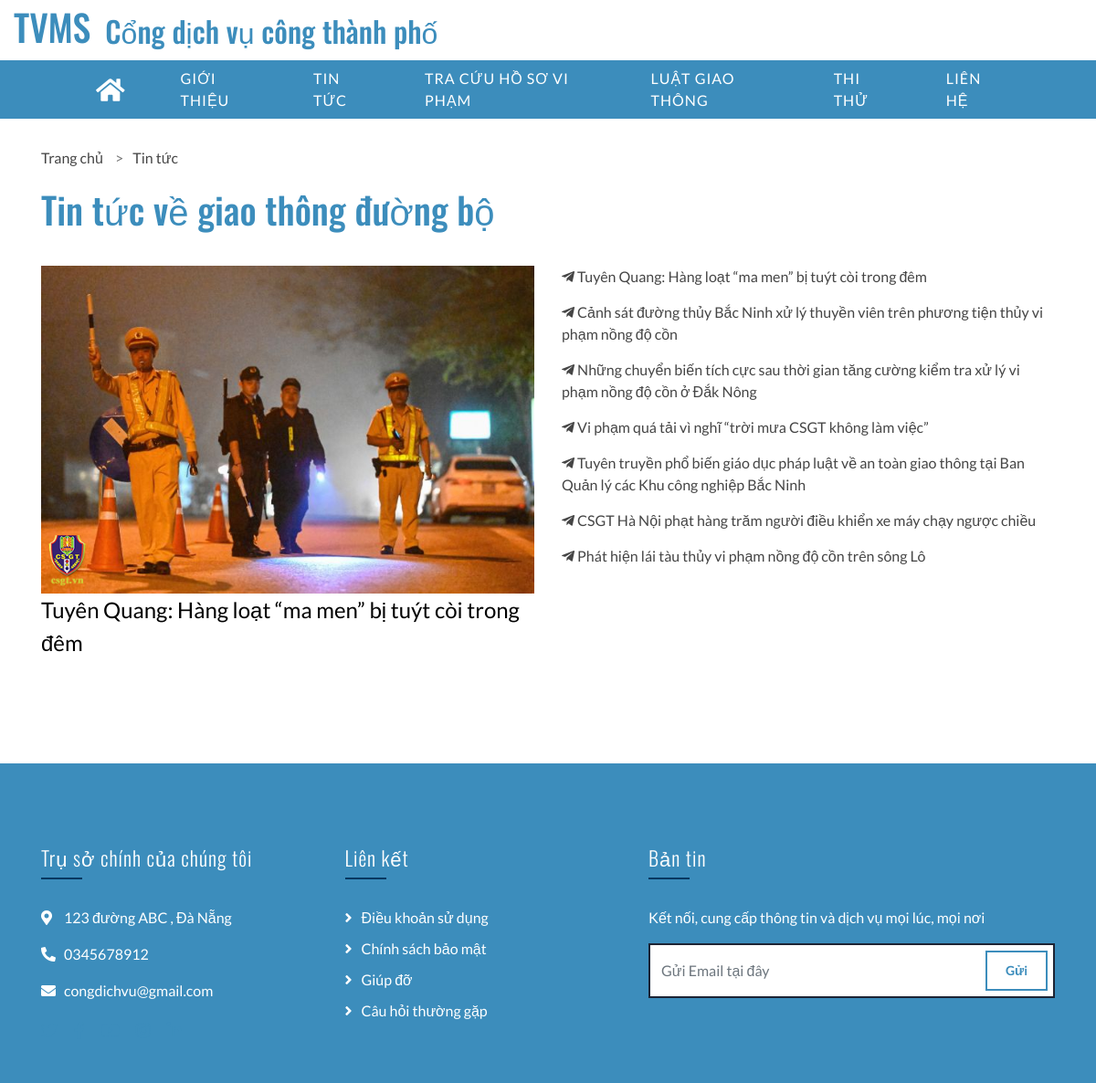
Page /cap-2/?page=news on the earlier database version.
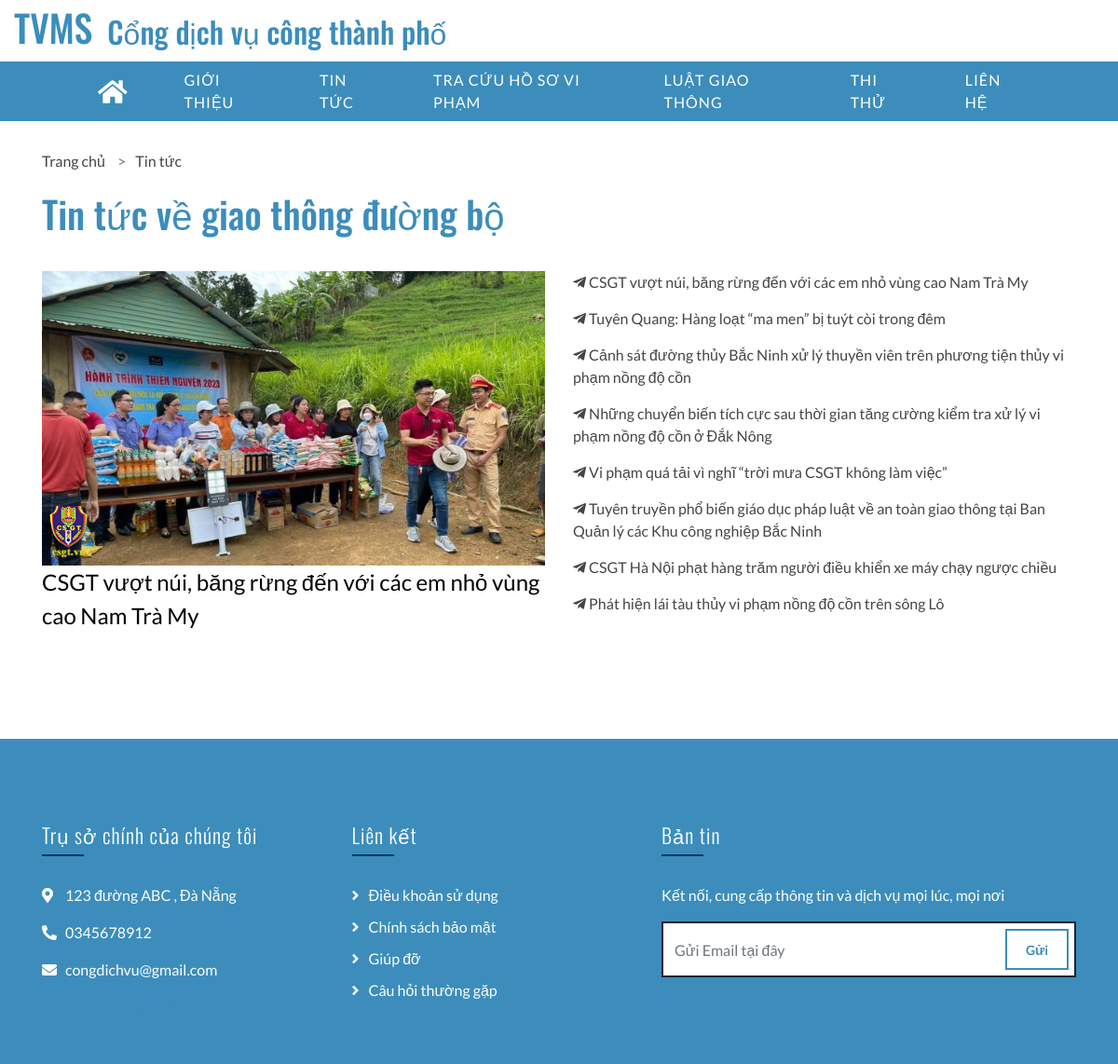
Same page on the later database version.
### tables this page shows
CREATE TABLE `news_list` (
  `id` int(4) NOT NULL,
  `title` varchar(225) NOT NULL,
  `sub_title` longtext NOT NULL,
  `post_date` datetime NOT NULL DEFAULT current_timestamp(),
  `image` text NOT NULL,
  `content` longtext NOT NULL,
  `updated_on` timestamp NULL DEFAULT NULL ON UPDATE current_timestamp()
);

### news.php (the view, shortened to what this page needs)
<?php require_once('inc/header.php') ?>
<?php require_once('inc/subnav.php') ?>
<div class="feature mt-125">
    <div class="container">
        <ul class="breadcrumb">
            <li class="item-breadcrumb">
                <a href="<?php echo base_url ?>?page=home">Trang chủ</a>
                <a style="padding-left: 10px">></a>
            </li>
            <li class="item-breadcrumb">
                <a href="<?php echo base_url ?>?page=news">Tin tức</a>
            </li>
        </ul>
        <h1 class="title-component">Tin tức về giao thông đường bộ</h1>
        <div class="row">
            <div class="col-md-6">
                <?php
                $qry = $conn->query("SELECT * from `news_list` order by unix_timestamp(post_date) desc limit 1 ");
                while ($row = $qry->fetch_assoc()) :
                ?>
                    <img src="<?php echo $row['image'] ?>" alt="" style="width: 100%; height: 100%;">
                    <a href="<?php echo base_url ?>?page=news-detail&id=<?php echo $row['id'] ?>" style="font-size: 24px; color: #000;">
                        <?php echo $row['title'] ?>
                    </a>
                <?php endwhile; ?>
            </div>
            <div class="col-md-6" style="display: flex; height: 100%; flex-direction: column;">
                <?php
                $qry = $conn->query("SELECT * from `news_list` order by unix_timestamp(post_date) desc ");
                while ($row = $qry->fetch_assoc()) :
                ?>
                    <a href="<?php echo base_url ?>?page=news-detail&id=<?php echo $row['id'] ?>" style="padding-bottom: 15px"><i class="fab fa-telegram-plane"></i> <?php echo $row['title'] ?>
                    </a>
                <?php endwhile; ?>
            </div>
        </div>
        <div class="testimonial">
        </div>
    </div>
</div>

Differences in the rows shown:
no longer on one of the page's lists (row edited): news_list: title "Tuyên Quang: Hàng loạt “ma men” bị tuýt còi trong đêm"
added news_list: image (picture), title "CSGT vượt núi, băng rừng đến với các em nhỏ vùng cao Nam Trà My"
